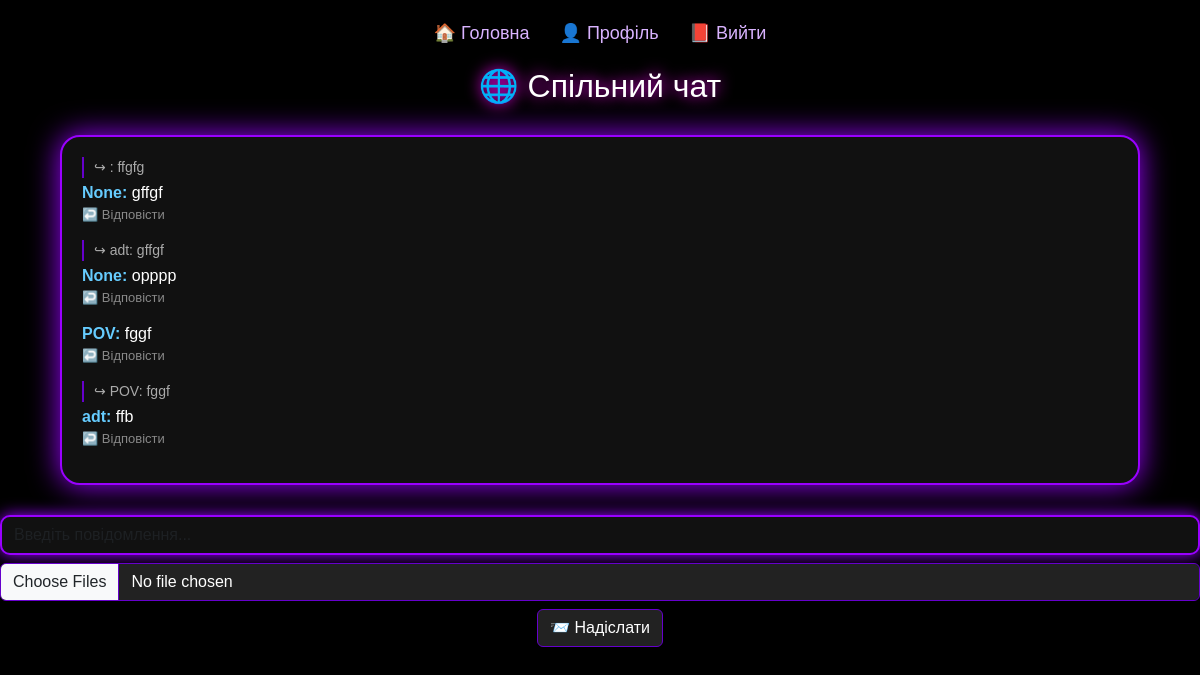
Screenshot of /shared_chat (signed in) with the database file from the repository.
### tables this page shows
CREATE TABLE shared_messages (
    id INTEGER PRIMARY KEY AUTOINCREMENT,
    username TEXT,
    text TEXT,
    media_urls TEXT,
    reply_to INTEGER
, sender TEXT, timestamp TEXT);

### app.py (the view)
@app.route('/shared_chat')
def shared_chat():
    if 'username' not in session:
        return redirect('/login')
    conn = get_db()
    cursor = conn.cursor()
    cursor.execute("SELECT id, sender, text, reply_to, media_urls FROM shared_messages ORDER BY timestamp ASC")
    messages = [{"id": row[0], "sender": row[1], "text": row[2], "reply_to": row[3], "media_urls": row[4]} for row in cursor.fetchall()]
    conn.close()
    return render_template("shared_chat.html", username=session['username'], messages=messages)

### app.py (called while the page is built)
def get_db():
    return sqlite3.connect(os.path.join(os.path.dirname(os.path.abspath(__file__)), 'data/users.db'))

@app.before_request
def update_last_seen():
    session.permanent = True
    if "username" in session:
        conn = get_db()
        c = conn.cursor()
        c.execute("UPDATE users SET last_seen = ? WHERE username = ?", (datetime.utcnow().isoformat(), session["username"]))
        conn.commit()
        conn.close()

### templates/shared_chat.html (shortened to what this page needs)
<!DOCTYPE html>
<html lang="uk">
<head>
  <link href="https://cdn.jsdelivr.net/npm/bootstrap@5.3.0/dist/css/bootstrap.min.css" rel="stylesheet">
</head>
<body>
  <div class="menu">
    <a href="/home">🏠 Головна</a>
    <a href="/profile">👤 Профіль</a>
    <a href="/logout">📕 Вийти</a>
  </div>
  <h2>🌐 Спільний чат</h2>
  <div class="chat-box" id="chat-box">
    {% for msg in messages %}
      <div class="message">
        {% if msg.reply_to %}
          <div class="reply">↪ {{ msg.reply_to }}</div>
        {% endif %}
        <strong>{{ msg.sender }}:</strong> {{ msg.text }}
        <div class="reply-btn" onclick="setReply('{{ msg.sender }}: {{ msg.text|truncate(50) }}')">↩️ Відповісти</div>
      </div>
    {% endfor %}
  </div>
  <form id="chat-form" class="text-center mt-3">
    <input type="text" id="message" class="form-control mb-2" placeholder="Введіть повідомлення...">
    <input type="file" id="media" class="form-control mb-2" multiple>
    <button type="submit" class="btn btn-light">📨 Надіслати</button>
  </form>
</body>
</html>

### templates/shared_chat.html (style rules this page uses)
body { background-color: #000; color: #fff; font-family: 'Orbitron', sans-serif; }
.menu { display: flex; justify-content: center; gap: 30px; margin-top: 20px; font-size: 18px; }
.menu a { color: #d9b3ff; text-decoration: none; }
h2 { text-align: center; margin-top: 20px; text-shadow: 0 0 15px #ff00ff; }
.chat-box { background-color: #111; border: 2px solid #9900ff; border-radius: 20px; padding: 20px; max-height: 500px; overflow-y: auto; margin: 30px auto; width: 90%; box-shadow: 0 0 30px #9900ff; }
.message { margin-bottom: 15px; }
.reply { color: #aaa; font-size: 14px; border-left: 2px solid #6600cc; padding-left: 10px; margin-bottom: 3px; }
.message strong { color: #66ccff; }
.form-control, .btn { background-color: #222; color: #fff; border: 1px solid #6600cc; }
.reply-btn { font-size: 13px; color: #888; cursor: pointer; }
#message { border: 2px solid #9900ff; border-radius: 10px; box-shadow: 0 0 15px #9900ff; background-color: #111; color: #fff; }

### rows the page displays
shared_messages: reply_to ": ffgfg", sender "None", text "gffgf"
shared_messages: reply_to "adt: gffgf", sender "None", text "орррр"
shared_messages: sender "POV", text "fggf"
shared_messages: reply_to "POV: fggf", sender "adt", text "ffb"
